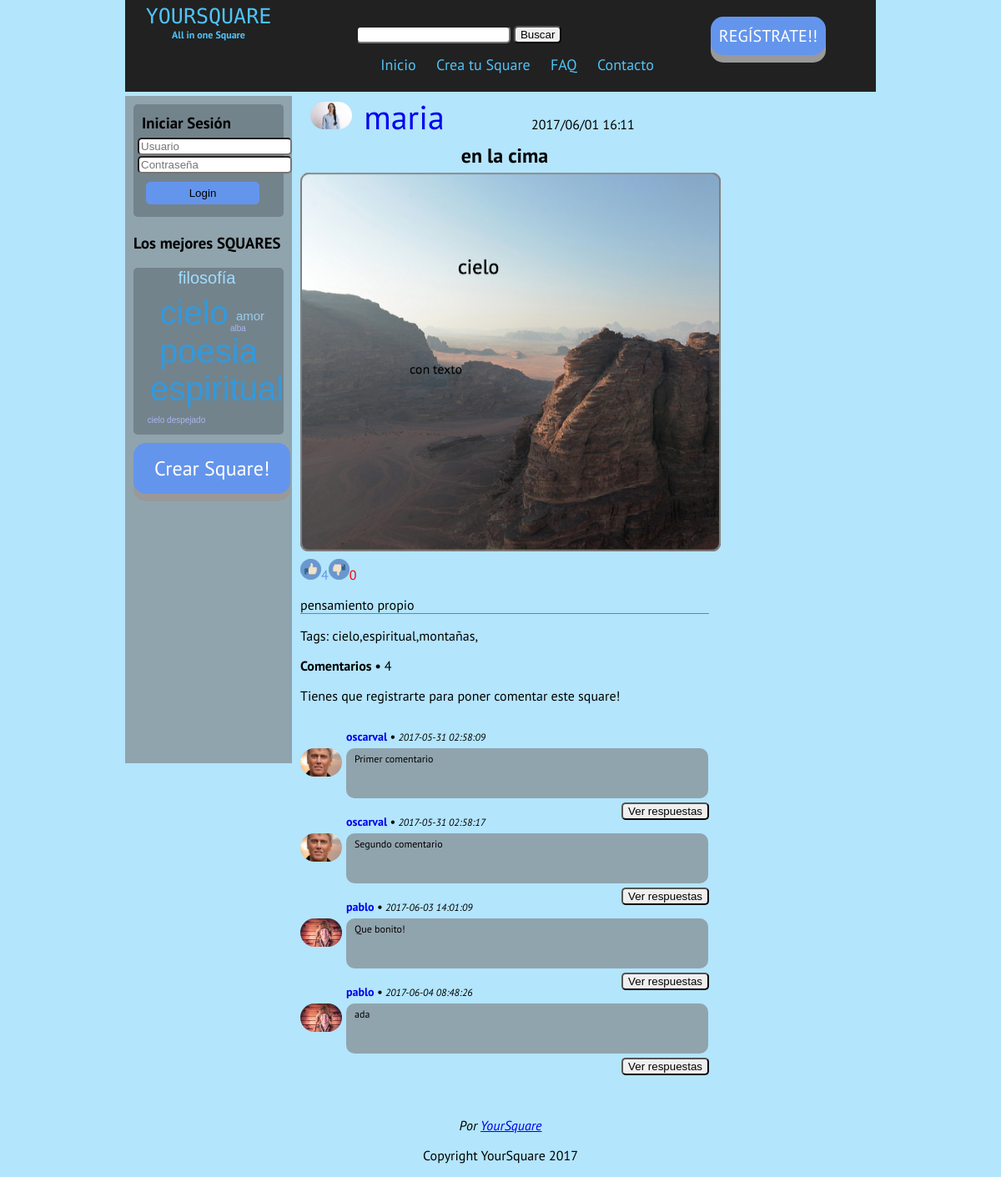
The page /PRACTICA4/views/square_detail.php?id=20 on the database its author committed.
### tables this page shows
CREATE TABLE IF NOT EXISTS `usuarios` (
  `usr_id` int(11) NOT NULL AUTO_INCREMENT,
  `usr_usuario` varchar(50) DEFAULT NULL,
  `usr_password` varchar(255) DEFAULT NULL,
  `usr_es_admin` int(11) DEFAULT NULL,
  `usr_email` varchar(20) NOT NULL,
  `usr_pais` varchar(20) NOT NULL,
  `usr_registration_date` datetime NOT NULL DEFAULT CURRENT_TIMESTAMP,
  `usr_avatar` varchar(30) NOT NULL,
  PRIMARY KEY (`usr_id`)
);

CREATE TABLE IF NOT EXISTS `square` (
  `sq_squareid` int(11) NOT NULL AUTO_INCREMENT,
  `sq_createdate` datetime DEFAULT NULL,
  `sq_updatedate` datetime DEFAULT NULL,
  `sq_usersession` varchar(50) DEFAULT NULL,
  `sq_userid` int(11) DEFAULT NULL,
  `sq_csscontent` longtext,
  `sq_htmlcontent` longtext,
  `sq_description` varchar(255) DEFAULT NULL,
  `sq_title` varchar(150) DEFAULT NULL,
  `sq_likes` int(11) DEFAULT NULL,
  `sq_dislikes` int(11) DEFAULT NULL,
  `sq_image` varchar(20) DEFAULT NULL,
  PRIMARY KEY (`sq_squareid`)
);

CREATE TABLE IF NOT EXISTS `comments` (
  `comm_id` int(11) NOT NULL AUTO_INCREMENT,
  `comm_idSquare` int(11) NOT NULL,
  `comm_idCreator` int(11) NOT NULL,
  `comm_idUserSquare` int(11) NOT NULL,
  `comm_content` varchar(100) NOT NULL,
  `comm_date` datetime NOT NULL DEFAULT CURRENT_TIMESTAMP,
  PRIMARY KEY (`comm_id`)
);

### PRACTICA4/mode/MySQLFunctions.php (called while the page is built, shortened)
<?php
class   MySQLFunctions{
  private $conn;
  private $response;
  private $array_ini;
  function __construct(){
    $this->array_ini = parse_ini_file("config.ini");
  }
  public function getResponse(){
    return $this->response;
  }
  public function select($query,$where,$extras=null){
    if($query){
      $query = strtolower($query);
      $q = $query;
      if($where){
        $q .= " where ".$where;
      }
      if($extras){
        $q .= " ".$extras;
      }
      $this->response["status"] = false;
      $this->response["data"] = [];
      $this->conn->query("SET SESSION sql_mode = ''");
      $qResp = $this->conn->query($q) or die("erro sql".$this->conn->error);
      while($result = $qResp->fetch_assoc()){
        array_push($this->response["data"],$result);
      }
      $this->response["status"] = true;
    }
  }
  private function openBD(){
    $this->conn = new mysqli($this->array_ini["SERVER"], $this->array_ini["USERNAME"], $this->array_ini["PASSWORD"], $this->array_ini["BBDD"]);
    $this->conn->set_charset("utf8");
  }
}
?>

### PRACTICA4/controller/Squares.php (called while the page is built, shortened)
<?php
include_once("../mode/SquaresDao.php");
class Squares{
    private $dao;
    function __construct(){
      $this->dao = new SquaresDao();
    }
    public function getSquareDetail($id){
      return $this->dao->getSquareDetail($id);
    }
}
?>

### PRACTICA4/mode/SquaresDao.php (called while the page is built, shortened)
<?php
include_once("MySQLFunctions.php");
class SquaresDao{
  private $dao;
  function __construct(){
    $this->dao = new MySQLFunctions();
  }
  public function getSquareDetail($id){
    $this->dao->select("select * from square",false,"where sq_squareid=$id");
    $resp = $this->dao->getResponse();
    if($resp["status"] && count($resp["data"]) > 0){
      return $resp["data"][0];
    }
    return null;
  }
}
?>

### PRACTICA4/controller/Usuarios.php (called while the page is built, shortened)
<?php
include_once("../mode/UsuariosDao.php");
class Usuarios{
    private $dao;
    function __construct(){
      $this->dao = new UsuariosDao();
    }
    public function getUser($id_usr){
        return $this->dao->getUser($id_usr);
    }
}
?>

### PRACTICA4/mode/UsuariosDao.php (called while the page is built, shortened)
<?php
include_once("MySQLFunctions.php");
class UsuariosDao{
  private $dao;
  function __construct(){
    $this->dao = new MySQLFunctions();
  }
  public function getUser($id_user){
      $this->dao->select("select *from usuarios","usr_id=$id_user");
      $resp = $this->dao->getResponse();
      if($resp["status"] && count($resp["data"]) > 0){
        return $resp["data"][0];
      }
      return null;
  }
}
?>

### PRACTICA4/controller/Tags.php (called while the page is built, shortened)
<?php
include("../mode/TagsDao.php");
class Tags{
    private $dao;
    function __construct(){
      $this->dao = new TagsDao();
    }
    public function getTagsSquare($squareId){
       return $this->dao->getTagsBySquareId($squareId);
    }
}
?>

### PRACTICA4/mode/TagsDao.php (called while the page is built, shortened)
<?php
include_once("MySQLFunctions.php");
class TagsDao{
  private $dao;
  function __construct(){
    $this->dao = new MySQLFunctions();
  }
  public function getTagsBySquareId($squareId){
    $this->dao->select("select * from vTagsSquare","sq_squareid=$squareId","group by tag_name");
    $resp = $this->dao->getResponse();
    if($resp["status"] && count($resp["data"]) > 0){
      return $resp["data"];
    }
    return null;
  }
  public function getTagsCloud($limit){
    $this->dao->select("select * from vTagsCloud",false,"limit 0,$limit");
    $resp = $this->dao->getResponse();
    if($resp["status"] && count($resp["data"]) > 0){
      return $resp["data"];
    }
    return null;
  }
}
?>

### PRACTICA4/controller/Comments.php (called while the page is built, shortened)
<?php
include('../mode/CommentsDao.php');
class Comments{
	private $dao;
  	function __construct(){
  		$this->dao = new CommentsDao();
  	}
  	public function getCommentsBySquare($idSquare){
  		return  $this->dao->getCommentsBySquare($idSquare);
  	}
}
?>

### PRACTICA4/mode/CommentsDao.php (called while the page is built, shortened)
<?php
include_once("MySQLFunctions.php");
class CommentsDao{
	private $dao;
	function __construct(){
	$this->dao = new MySQLFunctions();
	}
  	public function getCommentsBySquare($idSquare){
  		$this->dao->select("select * from comments","comm_idSquare = $idSquare");
      $result =   $this->dao->getResponse();
      if($result["status"] && count($result["data"]) > 0){
        return $result["data"];
      }else{
        return false;
      }
  		return $this->dao->getResponse();
  	}
    public function getCommentsByComment($comm_id){
      $this->dao->select("select * from comments_thread","commth_commId = $comm_id");
      $result = $this->dao->getResponse();
        if($result["status"] && count($result["data"]) > 0){
          return $result["data"];
        }else{
          return false;
        }
    }
}
?>

### PRACTICA4/views/Comments.php (the view, shortened to what this page needs)
<?php
include('../controller/Comments.php');
$commentsDao = new Comments();
	$listComents = $commentsDao->getCommentsBySquare($squareDetail['sq_squareid']);
	?>
	<link href="css/style-comments.css" rel="stylesheet" type="text/css" />
	<p><strong>Comentarios • </strong><span><?php echo (empty($listComents)) ? "0" : count($listComents);?></span></p>
	<?php
	if (isset($_SESSION["login"]) && $_SESSION["login"] === true){
		$user = $userDao->getUser($_SESSION['id']);
	?>
		<div id="nuevo_comentario">
			<img src="<?php echo $user['usr_avatar']?>"/>
			<form method="post" action="../controller/AddComment.php?sq_squareid=<?php echo $squareDetail['sq_squareid']?>&usr_id=<?php echo $user['usr_id']?>&sq_userid=<?php echo $squareDetail['sq_userid']?>" enctype="multipart/form-data">
			 	<textarea name="Consulta" placeholder="Escriba aquí tu comentario" ></textarea>
			    <div id="button_comment">
			    	<input type="hidden" name="sitio" value="sitio">
			    	<input type="submit" value="Comentar" name="submit" class="custom-file-upload">
				</div>
			</form>
			<div>
				<img src="../img/barra_gris.jpg" />
			</div>
		</div>
	<?php
	}
	else
		echo "<p>Tienes que registrarte para poner comentar este square!</p>";
	?>
	<div id="lista_comentarios">
		<?php
		if (count($listComents)> 0 && $listComents != false){
			foreach ($listComents as $comment ) {
				$posicion = array_search( $comment, $listComents );
				$userofComment = $userDao->getUser($comment['comm_idCreator']);
		?>
				<div id="comentario_<?php echo $posicion?>">
					<a href="<?php echo 'user.php?usr_id='.$userofComment['usr_id']?>"><img src="<?php echo $userofComment['usr_avatar']?>"/></a>
					<p><?php echo "<a href='user.php?usr_id=". $userofComment['usr_id'] ."'>" .$userofComment['usr_usuario'] ."</a>" ?> • <span><?php echo $comment['comm_date']?></span>
					</p>
					<div id="contentenido_comentario">
						<p><?php echo $comment['comm_content']?></p>
					</div>
				</div>
				<div>
			    	<input  id="<?php echo $posicion?>" type="submit" value="Ver respuestas" class="mostrar_comentarios">
				</div>
		<?php
			}
		}
		?>
	</div>

### PRACTICA4/views/square_detail_content.php (shortened to what this page needs)
<?php
include_once("../controller/Squares.php");
include_once("../controller/Usuarios.php");
include_once("../controller/Tags.php");
$squares = new Squares();
$userDao = new Usuarios();
$tagsDao = new Tags();
$squareDetail = $squares->getSquareDetail($_GET["id"]);
$userNameSq = $userDao->getUser($squareDetail["sq_userid"]);
$sqImg = ($squareDetail["sq_image"]) ? "../img/squaresthumb/".$squareDetail["sq_image"] : "../img/squaresthumb/no-imageG.png";
$titulo = $squareDetail["sq_title"];
$desc = $squareDetail["sq_description"];
$tags = $tagsDao->getTagsSquare($squareDetail["sq_squareid"]);
$tagsText = "";
if($tags){
  foreach ($tags as $key) {
    $tagsText  .= $key["tag_name"].",";
  }
}
?>
<main id="main">
  <section class="intro">
    <div class='imgcontainer_detail'>
      <a href='user.php?usr_id=<?php echo $squareDetail["sq_userid"]; ?>' class="link_user_square">
        <img src='<?php echo $userNameSq["usr_avatar"]; ?>' alt='Avatar' class='avatar_detail'>
        <span id='nombrePerfil_detail'><?php echo $userNameSq["usr_usuario"]; ?></span>
      </a>
      <span id='fechaPerfil'><?php echo date("Y/m/d H:i", strtotime($squareDetail["sq_createdate"])); ?></span>
    </div>
    <h2 class="title-square-details"><?php echo $titulo;?></h2>
    <div id='wrapper-square'>
      <img src="<?php echo $sqImg; ?>"/>
    </div>
  </section>
  <div id="footer-square">
    <div class="like-dislike-container">
        <?php
            $likes = $squareDetail['sq_likes'];
            $dislikes = $squareDetail['sq_dislikes'];
            if($dislikes === null){
              $dislikes = 0;
            }
            echo "<img src='../img/like-flat.png' alt='Like' title='Mensaje' onclick = 'like(".$squareDetail["sq_squareid"].");'/>";
            echo "<span class='like'>".$likes."</span>";
            echo "<img src='../img/dislike-flat.png' alt='Like' title='Mensaje' onclick = 'dislike(".$squareDetail["sq_squareid"].");'/>";
            echo "<span class='dislike'>".$dislikes."</span>";
        ?>
    </div>
    <div>
      <p class="des-square-detail"><?php echo $desc; ?></p>
    </div>
    <div>
      <p class="tags-square-detail">Tags: <?php echo $tagsText; ?></p>
    </div>
    <?php include('Comments.php') ?>
  </div>
</main>

### rows shown on the page
usuarios: usr_avatar (picture), usr_usuario "maria"
square: sq_createdate "2017/06/01 16:11", sq_title "en la cima", sq_image (picture), sq_likes "4", sq_description "pensamiento propio"
comments: usuarios.usr_avatar (picture), usuarios.usr_usuario "oscarval", comm_date "2017-05-31 02:58:09", comm_content "Primer comentario"
comments: usuarios.usr_avatar (picture), usuarios.usr_usuario "oscarval", comm_date "2017-05-31 02:58:17", comm_content "Segundo comentario"
comments: usuarios.usr_avatar (picture), usuarios.usr_usuario "pablo", comm_date "2017-06-03 14:01:09", comm_content "Que bonito!"
comments: usuarios.usr_avatar (picture), usuarios.usr_usuario "pablo", comm_date "2017-06-04 08:48:26", comm_content "ada"

### other values the page prints
$dislikes "0"
$tagsText "cielo,espiritual,montañas,"
count($listComents) "4"
